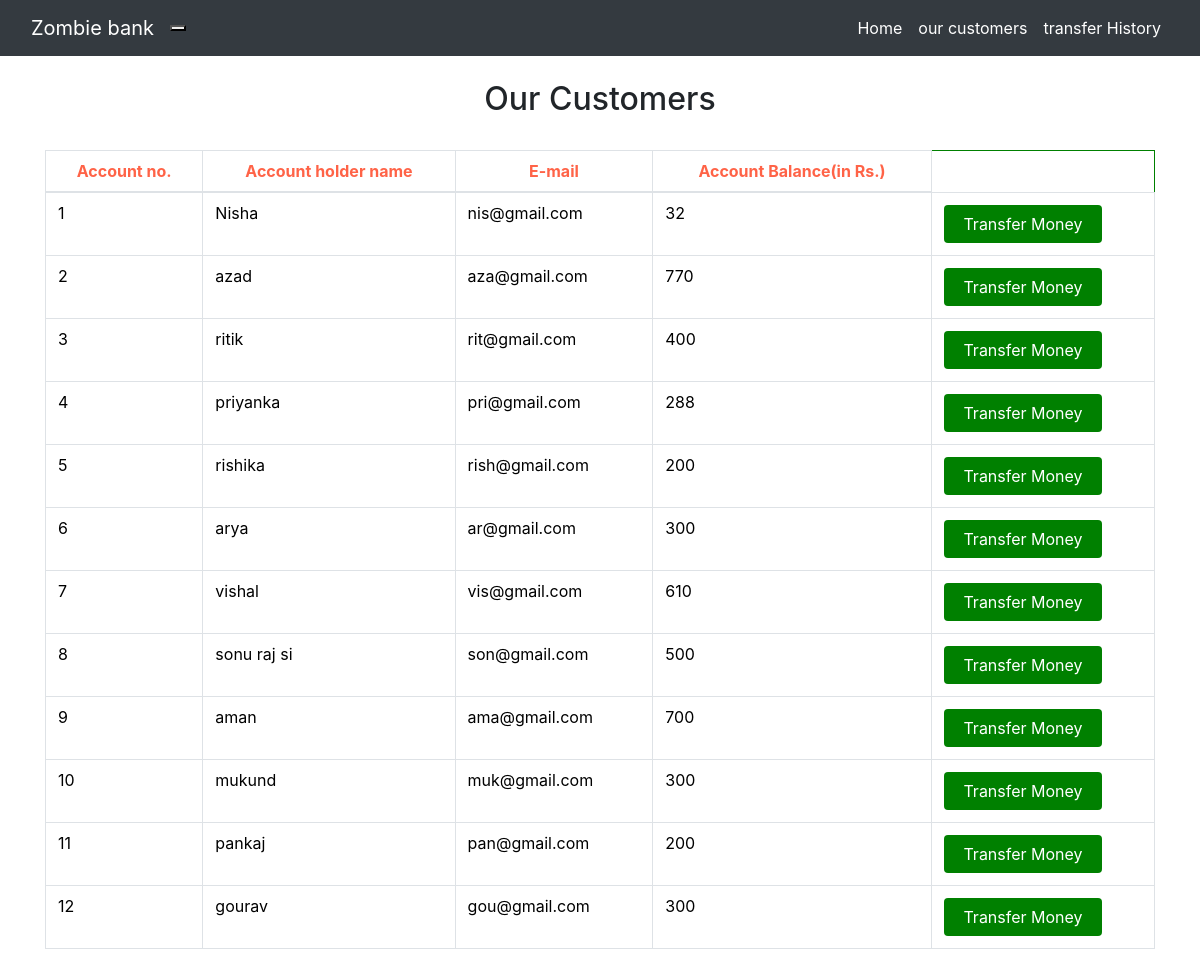
The page /customers.php on the database its author committed.
### tables this page shows
CREATE TABLE `users` (
  `id` int(3) NOT NULL,
  `name` varchar(11) NOT NULL,
  `email` varchar(30) NOT NULL,
  `balance` int(8) NOT NULL
);

### customers.php (the view, shortened to what this page needs)
<!DOCTYPE html>
<html>
<head>
	<link rel="stylesheet" href="https://maxcdn.bootstrapcdn.com/bootstrap/4.5.2/css/bootstrap.min.css">
    <link rel="stylesheet" type="text/css" href="style.css">
</head>
<nav class="navbar navbar-expand-lg navbar-dark bg-dark">
		<div class="container-fluid">
			<a class="navbar-brand" href="#">Zombie bank</a>
			<button class="navbar-toggle" type="button" data-toggle="collapse" data-target="#navbarSupportedContent" aria-controls="navbarSupportedContent">
			</button>
			<div class="collapse navbar-collapse" id="navbarSupportedContent">
				<ul class="navbar-nav ml-auto">
					<li class="nav-item">
					<a class="nav-link active" aria-current="page" href="index.php">Home</a>
					</li>
					<li class="nav-item">
					<a class="nav-link active" aria-current="page" href="customers.php">our customers</a>
					</li>
					<li class="nav-item">
					<a class="nav-link active" aria-current="page" href="transaction.php">transfer History</a>
					</li>
					</div>
			</div>
	</nav>
<body  background ="blue;">
	<?php
	include 'config.php';
	$sql ="SELECT *FROM users";
	$result =mysqli_query($conn,$sql);
	?>
	<div class="container">
		<h2 class="text-center pt-4" style="color; blue";>Our Customers</h2>
		<br>
		<div class="row">
			<div class="col">
				<div class="table-responsive-sm">
					<table class="table table-hover table-sm-striped table-condensed table-bordered" style ="border-color: green;">
						<thead style="color: tomato;">
							<tr>
								<th scope="col" class="text-center py-2 ">Account no.</th>
								<th scope="col" class="text-center py-2 ">Account holder name</th>
								<th scope="col" class="text-center py-2 ">E-mail</th>
								<th scope="col" class="text-center py-2 ">Account Balance(in Rs.)</th>
							</tr>
						</thead>
						<tbody>
							<?php
							while ($rows=mysqli_fetch_assoc($result)) {
								?>
								<tr style="color: black;">
									<td class="py-2"><?php echo $rows['id']?></td>
									<td class="py-2"><?php echo $rows['name']?></td>
									<td class="py-2"><?php echo $rows['email']?></td>
									<td class="py-2"><?php echo $rows['balance']?></td>
									<td><a href="selectedusersdetails.php?id= <?php echo $rows['id'] ;?>"><button type="button" class="btn" style="background-color: green" style="color: white"> Transfer Money </button></a>
							</tr>
							<?php
							}
							?>
						</tbody>
                    </table>
				</div>
			</div>
		</div>
	</div>
</body>
</html>

### customers.php (style rules this page uses)
button { transition: 1.5s; }
.btn { width: 80%; background-color: green; color: white; margin: auto; }

### rows shown on the page
users: id "1", name "Nisha", email "nis@gmail.com", balance "32"
users: id "2", name "azad", email "aza@gmail.com", balance "770"
users: id "3", name "ritik", email "rit@gmail.com", balance "400"
users: id "4", name "priyanka", email "pri@gmail.com", balance "288"
users: id "5", name "rishika", email "rish@gmail.com", balance "200"
users: id "6", name "arya", email "ar@gmail.com", balance "300"
users: id "7", name "vishal", email "vis@gmail.com", balance "610"
users: id "8", name "sonu raj si", email "son@gmail.com", balance "500"
users: id "9", name "aman", email "ama@gmail.com", balance "700"
users: id "10", name "mukund", email "muk@gmail.com", balance "300"
users: id "11", name "pankaj", email "pan@gmail.com", balance "200"
users: id "12", name "gourav", email "gou@gmail.com", balance "300"
